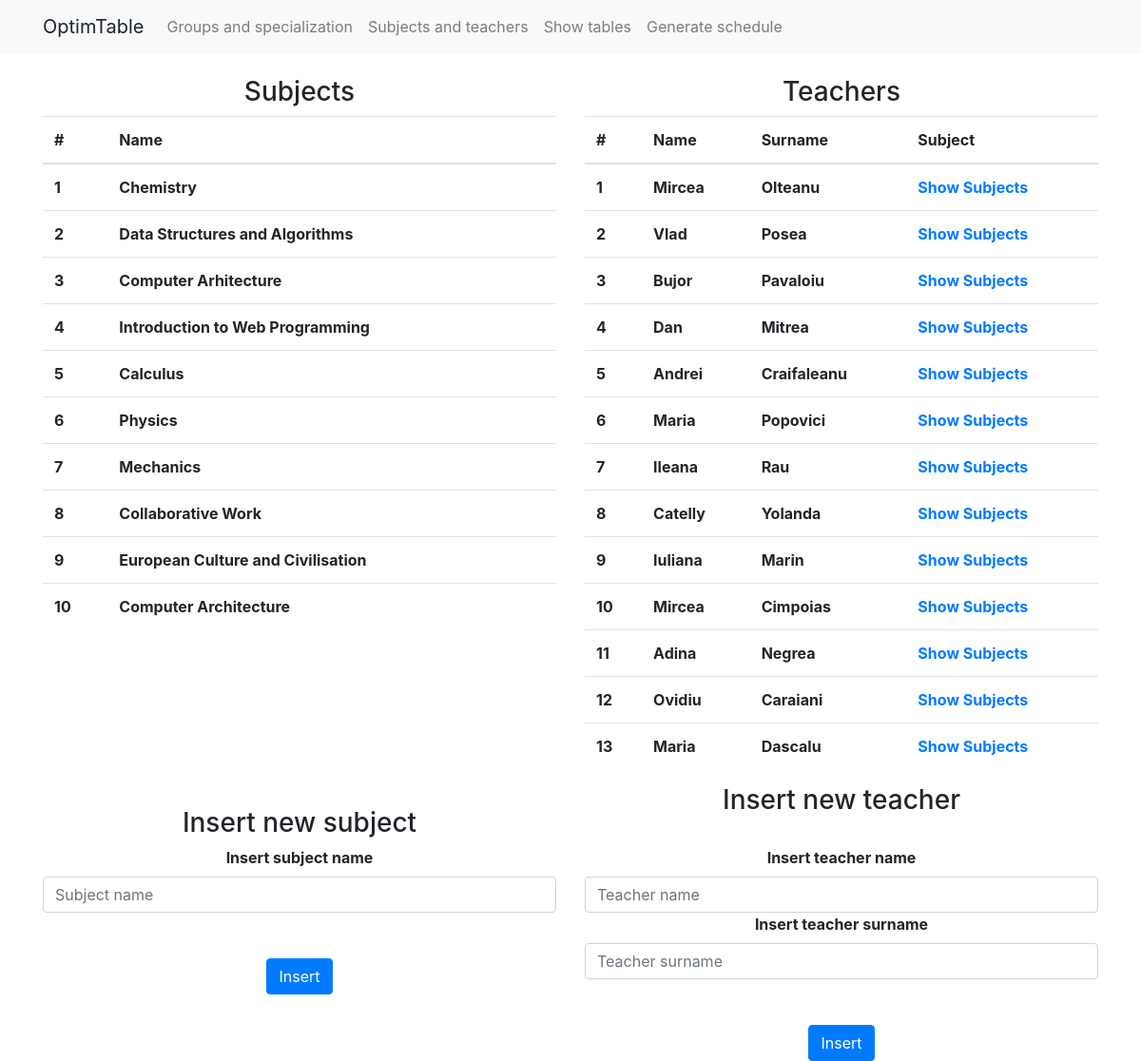
The app's page /adminpage2.php with its own data.
### tables this page shows
CREATE TABLE `teachers` (
  `id` int(11) NOT NULL,
  `username` varchar(255) NOT NULL,
  `password` varchar(255) NOT NULL,
  `name` varchar(255) NOT NULL,
  `surname` varchar(255) NOT NULL,
  `email` varchar(255) NOT NULL
);

### adminpage2.php (the view, shortened to what this page needs)
<?php
	require 'connection.php';
?>
<!doctype html>
<html lang="en">
	<head>
	    <link rel="stylesheet" href="css/bootstrap.css">
	    <link rel="stylesheet" href="css/styles.css">
  	</head>
    <?php include "navbar.php"; ?>
  	<body>
  		<div class="container">
        <div class="row">
          <div class="col-md-6">
            <h3 style="text-align:center;">Subjects</h3>
            <form method="POST" action="<?php echo htmlspecialchars($_SERVER["PHP_SELF"]); ?>">
            <table class="table">
              <thead>
                <tr>
                  <th>#</th>
                  <th>Name</th>
                </tr>
              </thead>
              <tbody>
              <?php
                $cnt=1;
                $sql = "SELECT DISTINCT name FROM subjects";
                $result = $conn -> query($sql);
                while($row = $result -> fetch_assoc()):?>
                    <tr>
                      <th scope="row"><?php echo $cnt++; ?></th>
                      <th id="name<?php echo $row["idgrupa"];?>"><?php echo $row["name"];?></th>
                    </tr>
                <?php endwhile;?>
            </table>
            </form>
          </div>
          <div class="col-md-6">
            <h3 style="text-align:center;"> Teachers </h3>
            <form method="POST" action="<?php echo htmlspecialchars($_SERVER["PHP_SELF"]); ?>">
            <table class="table">
              <thead>
                <tr>
                  <th>#</th>
                  <th>Name</th>
                  <th>Surname</th>
                  <th>Subject</th>
                </tr>
              </thead>
              <tbody>
              <?php
                $cnt=1;
                $sql = "SELECT * FROM teachers";
                $result = $conn -> query($sql);
                while($row = $result -> fetch_assoc()):?>
                    <tr>
                      <th scope="row"><?php echo $cnt++; ?></th>
                      <th id="name<?php echo $row["id"];?>"><?php echo $row["name"];?></th>
                      <th id="surname<?php echo $row["id"];?>"><?php echo $row["surname"];?></th>
                      <th ><a href="teacherSubjects.php?id=<?php echo $row["id"] . "," . $row["name"] . "," . $row["surname"] ;?>">Show Subjects</a></th>
                    </tr>
                <?php endwhile;?>
            </table>
            </form>
        </div>
      </div>
  		<div class="row">
  			<div class="col-md-6">
          <br>
  				<h3 style="text-align:center;"> Insert new subject </h3>
  			</div>
  			<div class="col-md-6">
          <h3 style="text-align:center;"> Insert new teacher </h3>
  			</div>
  		</div>
  		<div class="row">
  			<div class="col-md-6">
  				<form method="POST"  class="form form-login">
  					<label for="subject"><b>Insert subject name</b></label>
  					<input class="form-control" type="text" name="subject" placeholder="Subject name">
            <br>
            <br>
  					<button name="insertsubject" class="btn btn-primary">Insert</button>
  				</form>
          <br>
  			</div>
  			<div class="col-md-6">
          <form method="POST"  class="form form-login">
            <label for="teacher"><b>Insert teacher name</b></label>
            <input class="form-control" type="text" name="teacher_name" placeholder="Teacher name">
            <label for="teacher"><b>Insert teacher surname</b></label>
            <input class="form-control" type="text" name="teacher_surname" placeholder="Teacher surname">
            <br>
            <br>
            <button name="insertteacher" class="btn btn-primary">Insert</button>
          </form>
  			</div>
  		</div>
    </div>
  	</body>
</html>

### css/styles.css (style rules this page uses)
.form-login { text-align: center; }

### records on screen
teachers: name "Mircea", surname "Olteanu"
teachers: name "Vlad", surname "Posea"
teachers: name "Bujor", surname "Pavaloiu"
teachers: name "Dan", surname "Mitrea"
teachers: name "Andrei", surname "Craifaleanu"
teachers: name "Maria", surname "Popovici"
teachers: name "Ileana", surname "Rau"
teachers: name "Catelly", surname "Yolanda"
teachers: name "Iuliana", surname "Marin"
teachers: name "Mircea", surname "Cimpoias"
teachers: name "Adina", surname "Negrea"
teachers: name "Ovidiu", surname "Caraiani"
teachers: name "Maria", surname "Dascalu"

### other values on screen
$row["name"] "Chemistry"
$row["name"] "Data Structures and Algorithms"
$row["name"] "Computer Arhitecture"
$row["name"] "Introduction to Web Programming"
$row["name"] "Calculus"
$row["name"] "Physics"
$row["name"] "Mechanics"
$row["name"] "Collaborative Work"
$row["name"] "European Culture and Civilisation"
$row["name"] "Computer Architecture"
